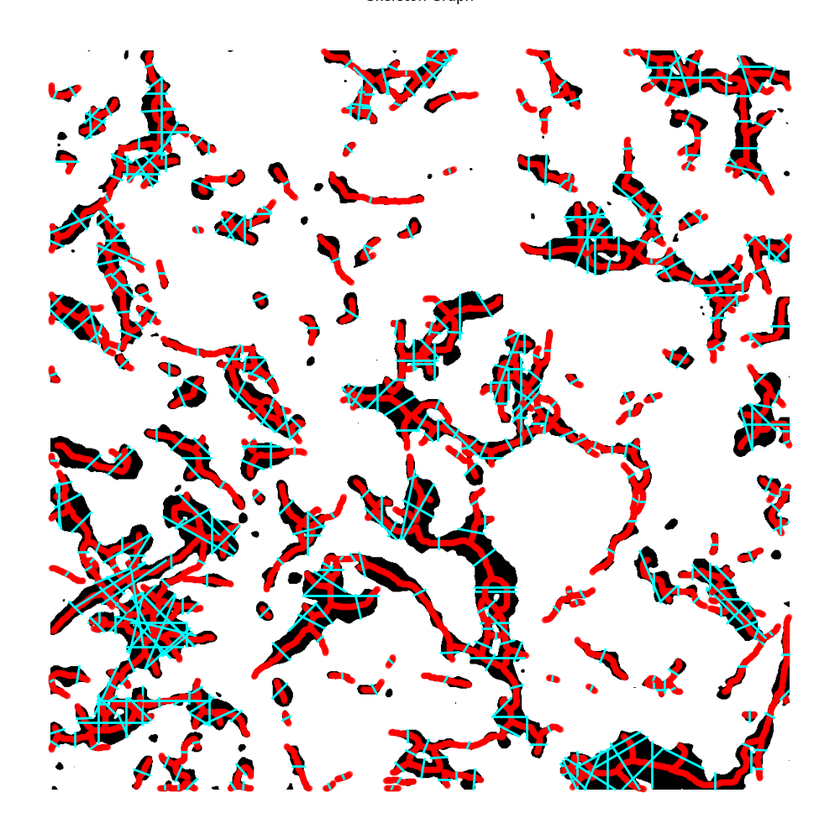
#> input picture Diameter_Analysis/fiber_analysis_output/diameter_overlay.png, 840 x 840 px, shrunk from 1000 x 1000 before the run
$ python find_fiber_diameter.py fiber_analysis_output/diameter_overlay.png fiber_analysis_output/diameter_overlay.png 100
#> lines starting #> are read from the running program, lines starting #| are printed output that depends on the picture; after the words box and inside, x2 and y2 are one past the last pixel; in counts of white or black regions, pixels touching at a corner belong together
import sys
import os
import math
import numpy as np
import networkx as nx
from PIL import Image
import csv
import matplotlib.pyplot as plt
from collections import defaultdict


# [13 lines left out: function plot_pruned_graph, not called in this run]


def extend_until_white_float(start_y, start_x, dy, dx, frame, max_length=100):
    for i in range(1, max_length):
        y = start_y + i * dy
        x = start_x + i * dx
        yi, xi = int(round(y)), int(round(x))
        if yi < 0 or yi >= frame.shape[0] or xi < 0 or xi >= frame.shape[1]:
            break
        if frame[yi, xi] > 0:
            return i
    return i - 1


def interpolate_point(p1, p2, ratio):
    y1, x1 = p1
    y2, x2 = p2
    return (y1 + ratio * (y2 - y1), x1 + ratio * (x2 - x1))


def find_middle_and_perpendicular(G, binarised_frame, unit_distance=1.0, perp_length=10, max_extension=100):
    endpoints = [n for n in G.nodes if G.degree(n) == 1]
    if len(endpoints) != 2:
        raise ValueError("Graph must have exactly 2 endpoints.")
    path = nx.shortest_path(G, source=endpoints[0], target=endpoints[1])
    distances = [0.0]
    for i in range(1, len(path)):
        prev, curr = path[i-1], path[i]
        d = math.dist(prev, curr)
        distances.append(distances[-1] + d)
    total_length = distances[-1]
    half_length = total_length / 2
    before_dist = max(0, half_length - unit_distance)
    after_dist = min(total_length, half_length + unit_distance)

    def get_interpolated_point(target_dist):
        for i in range(1, len(distances)):
            if distances[i-1] <= target_dist <= distances[i]:
                seg_len = distances[i] - distances[i-1]
                ratio = (target_dist - distances[i-1]) / seg_len
                return interpolate_point(path[i-1], path[i], ratio)
        return path[-1]

    middle = get_interpolated_point(half_length)
    middle_minus_1 = get_interpolated_point(before_dist)
    middle_plus_1 = get_interpolated_point(after_dist)

    # Compute perpendicular line
    y1, x1 = middle_minus_1
    y2, x2 = middle_plus_1

    if x2 - x1 == 0:
        perp_end1 = (middle[0], middle[1] + perp_length / 2)
        perp_end2 = (middle[0], middle[1] - perp_length / 2)
    else:
        slope = (y2 - y1) / (x2 - x1)
        perp_slope = -1 / slope if slope != 0 else float('inf')

        dx = perp_length / 2 / math.sqrt(1 + perp_slope**2) if perp_slope != float('inf') else 0
        dy = perp_slope * dx if perp_slope != float('inf') else perp_length / 2

        perp_end1 = (middle[0] + dy, middle[1] + dx)
        perp_end2 = (middle[0] - dy, middle[1] - dx)

    #Extend the line till you reach white pixel on the overlay
    if x2 - x1 == 0:
        perp_dx = 1
        perp_dy = 0
    else:
        slope = (y2 - y1) / (x2 - x1)
        perp_slope = -1 / slope if slope != 0 else float('inf')

        if perp_slope == float('inf'):
            perp_dx = 0
            perp_dy = 1
        else:
            perp_dx = 1 / math.sqrt(1 + perp_slope**2)
            perp_dy = perp_slope * perp_dx

    mid_y, mid_x = middle
    frame_np = np.array(binarised_frame)

    # Extend in both directions
    len1 = extend_until_white_float(mid_y, mid_x, perp_dy, perp_dx, frame_np, max_extension)
    len2 = extend_until_white_float(mid_y, mid_x, -perp_dy, -perp_dx, frame_np, max_extension)

    end1 = (mid_y + perp_dy * len1, mid_x + perp_dx * len1)
    end2 = (mid_y - perp_dy * len2, mid_x - perp_dx * len2)

    diameter = len1 + len2

    return {
        "middle_node": middle,
        "middle_minus_1": middle_minus_1,
        "middle_plus_1": middle_plus_1,
        "perpendicular_line": [perp_end1, perp_end2],
        "extended_perpendicular_line": [end1, end2],
        "diameter": diameter,
        "total_length":total_length
    }


def calculate_contour_length(comp):
    length = 0.0
    for u, v in comp.edges():
        length += math.dist(u, v)
    return length


def is_diagonal_edge(node1_position, node2_position):
    x1, y1 = node1_position
    x2, y2 = node2_position
    return abs(x1 - x2) == 1 and abs(y1 - y2) == 1


def detect_cycles(graph):
    cycles = list(nx.cycle_basis(graph))
    if not cycles:
        print("No cycles found.")
    else:
        for cycle in cycles:
            cycle_nodes = ", ".join([str(node) for node in cycle])
        for cycle in cycles:
            if len(cycle) == 3:
                node1, node2, node3 = cycle
                if graph.has_edge(node1, node2) and is_diagonal_edge(node1, node2):
                    graph.remove_edge(node1, node2)
                elif graph.has_edge(node2, node3) and is_diagonal_edge(node2, node3):
                    graph.remove_edge(node2, node3)
                elif graph.has_edge(node1, node3) and is_diagonal_edge(node1, node3):
                    graph.remove_edge(node1, node3)


def create_graph_from_skeleton(frame):
    skeleton = np.array(frame) < 128
    rows, cols = skeleton.shape
    G = nx.Graph()
    for row in range(rows):
        for col in range(cols):
            if skeleton[row, col]:
                G.add_node((row, col))
                for drow, dcol in [(0, 1), (0, -1), (1, 0), (-1, 0), (1, 1), (1, -1), (-1, 1), (-1, -1)]:
                    new_row = row + drow
                    new_col = col + dcol
                    if 0 <= new_row < rows and 0 <= new_col < cols and skeleton[new_row, new_col]:
                        G.add_edge((row, col), (new_row, new_col))
    return G


def create_graphs_for_fiber(graph):
    #components = sorted(nx.connected_components(graph), key=len, reverse=True)
    components = list(sorted(nx.connected_components(graph), key=len, reverse=True))
    subgraphs = []
    for idx, component in enumerate(components):
        subgraph = graph.subgraph(component).copy()
        subgraphs.append(subgraph)
    return subgraphs


def partition_graph(G):
    components = []
    visited_edges = set()

    leaf_nodes = [node for node in G.nodes() if G.degree(node) == 1]
    branch_nodes = [node for node in G.nodes() if G.degree(node) == 3]

    def trace_path(start_node, stop_at_branch=True):
        path = [start_node]
        current_node = start_node
        prev_node = None

        while True:
            neighbors = [n for n in G.neighbors(current_node) if n != prev_node]
            unvisited_neighbors = [n for n in neighbors if (current_node, n) not in visited_edges and (n, current_node) not in visited_edges]

            if not unvisited_neighbors:
                break

            next_node = unvisited_neighbors[0]
            path.append(next_node)
            visited_edges.add((current_node, next_node))
            if G.degree(next_node) == 1 or (stop_at_branch and G.degree(next_node) == 3):
                break

            prev_node = current_node
            current_node = next_node

        return path

    for leaf in leaf_nodes:
        for neighbor in G.neighbors(leaf):
            if (leaf, neighbor) not in visited_edges and (neighbor, leaf) not in visited_edges:
                path = trace_path(leaf, stop_at_branch=True)
                if len(path) > 1:
                    subgraph = G.edge_subgraph([(path[i], path[i + 1]) for i in range(len(path) - 1)]).copy()
                    components.append(subgraph)

    for branch in branch_nodes:
        for neighbor in G.neighbors(branch):
            if (branch, neighbor) not in visited_edges and (neighbor, branch) not in visited_edges:
                path = trace_path(branch, stop_at_branch=True)
                if len(path) > 1:
                    subgraph = G.edge_subgraph([(path[i], path[i + 1]) for i in range(len(path) - 1)]).copy()
                    components.append(subgraph)
    components.sort(key=lambda g: g.number_of_edges(), reverse=True)
    return components


def process_components_for_fibers(fiber_subgraphs, binarised_frame, component_length_threshold):
    results = []
    for graph_id, graph in enumerate(fiber_subgraphs):
        components = partition_graph(graph)
        for component_id, comp in enumerate(components):
            contour_length = calculate_contour_length(comp)
            if contour_length < component_length_threshold:
                continue
            diameter_auxillary_data = find_middle_and_perpendicular(comp, binarised_frame)
            component_data = {
                "graph_id": graph_id,
                "component_id_for_graph_id": component_id,
                "component": comp,
                "diameter_auxillary_data": diameter_auxillary_data
            }
            results.append(component_data)

    return results


# [84 lines left out: functions plot_components_for_fiber, write_diameters_to_csv, not called in this run]

    # [7 lines of commented-out code are left out]


def process_tiff_file(skeleton_file, binarised_file, output_dir, component_length_threshold):
#> called with output_dir = 'fiber_analysis_output', component_length_threshold = 100
    skeleton_img = Image.open(skeleton_file)
#> skeleton_img is the input picture: PIL image 840x840 RGBA; mean R, G, B, A 225, 210.5, 210.5, 255
    binarised_img = Image.open(binarised_file)
    total_frames = skeleton_img.n_frames
#> total_frames = 1
    print(f'total_frames {total_frames}')
#| total_frames 1
    for frame_idx in range(0, total_frames, 1):
        skeleton_img.seek(frame_idx)
        skeleton_frame = skeleton_img.convert('L')
        binarised_img.seek(frame_idx)
        binarised_frame = binarised_img.convert('L')
        G = create_graph_from_skeleton(skeleton_frame)
        detect_cycles(G)
        fiber_subgraphs = create_graphs_for_fiber(G)
        result = process_components_for_fibers(fiber_subgraphs, binarised_frame, component_length_threshold)
        plot_components_for_fiber(result, binarised_frame, output_dir)
        print(f'Processed frame number {frame_idx}')
        write_diameters_to_csv(result, output_dir)
#> this loop made 1 pass
#> pass 1, in process_tiff_file, `skeleton_frame = skeleton_img.convert('L')`:
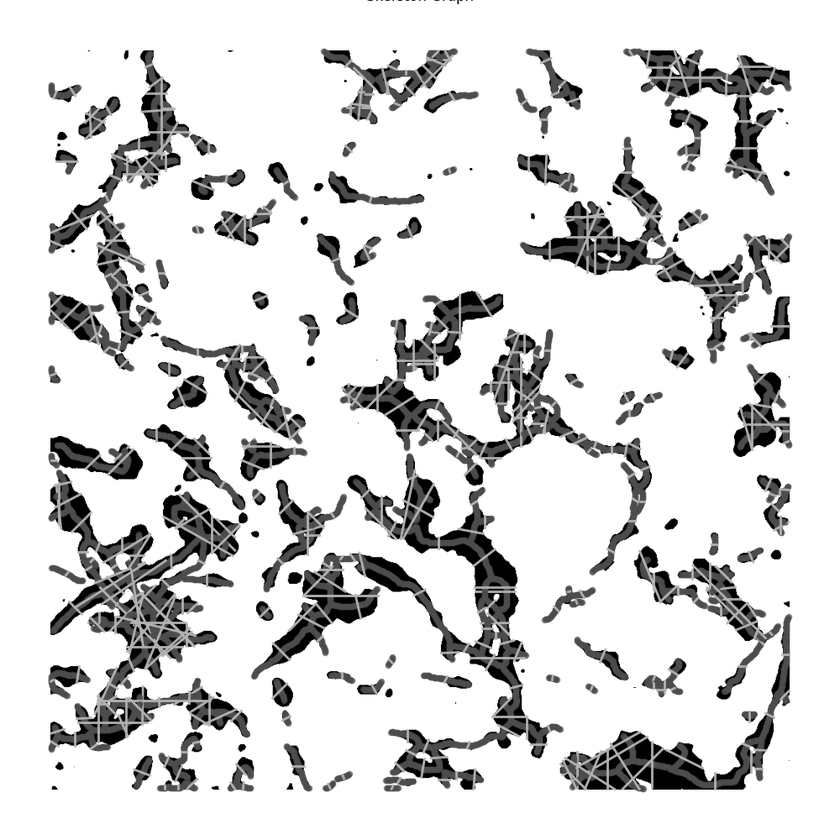
#> skeleton_frame: PIL image 840x840 L; min 0, max 255, mean 214.9
#> pass 1, in create_graph_from_skeleton, `skeleton = np.array(frame) < 128`:
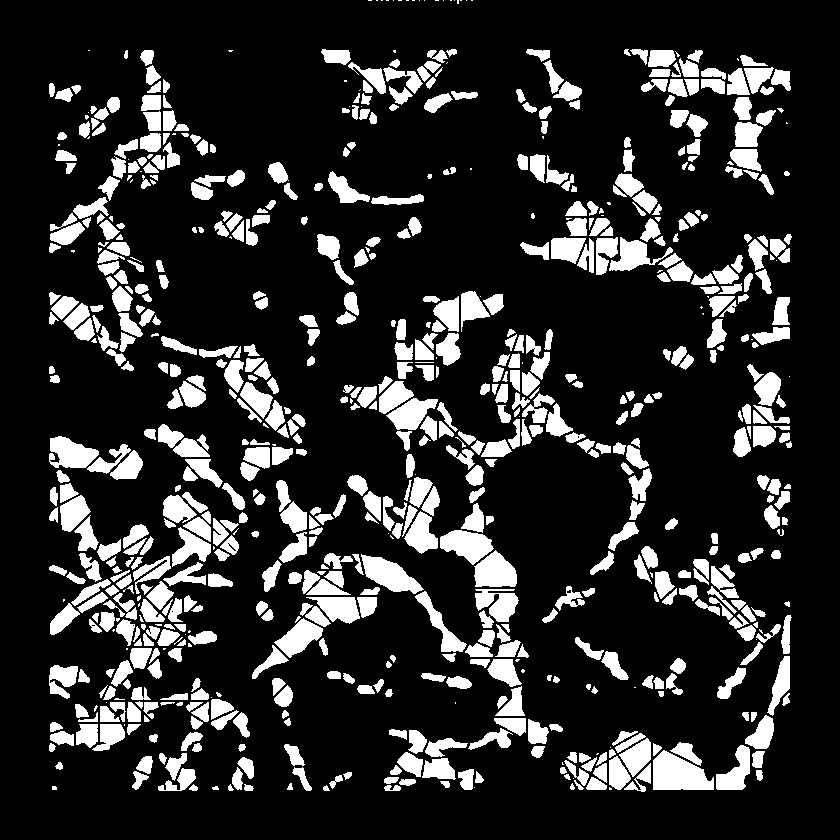
#> skeleton: shape (840, 840) bool; 17.5% white; 777 white regions (111 under 20 px), largest, box (x1, y1, x2, y2) and area: (653, 750, 714, 790) 1699, (361, 554, 424, 594) 1275, (440, 530, 494, 565) 1164


#Example Command -  python find_fiber_diameter.py <path to skeleton file> <path to binarised file> [component threshold length]
def main():
    if len(sys.argv) < 3:
        print("Usage: python find_fiber_diameter.py <skeleton.tif> <binarised.tif> [component_threshold_length]")
        sys.exit(1)
    skeleton_file = sys.argv[1]
    binarised_file = sys.argv[2]
    component_length_threshold = int(sys.argv[3]) if len(sys.argv) >= 4 else 10
    output_dir = "fiber_analysis_output"
    os.makedirs(output_dir, exist_ok=True)
    print(f"\nProcessing skelton file: {skeleton_file} binarised file {binarised_file}")
    process_tiff_file(skeleton_file, binarised_file, output_dir, component_length_threshold)


if __name__ == "__main__":
#> (the run stopped early here; a loop or call above may not have finished)
